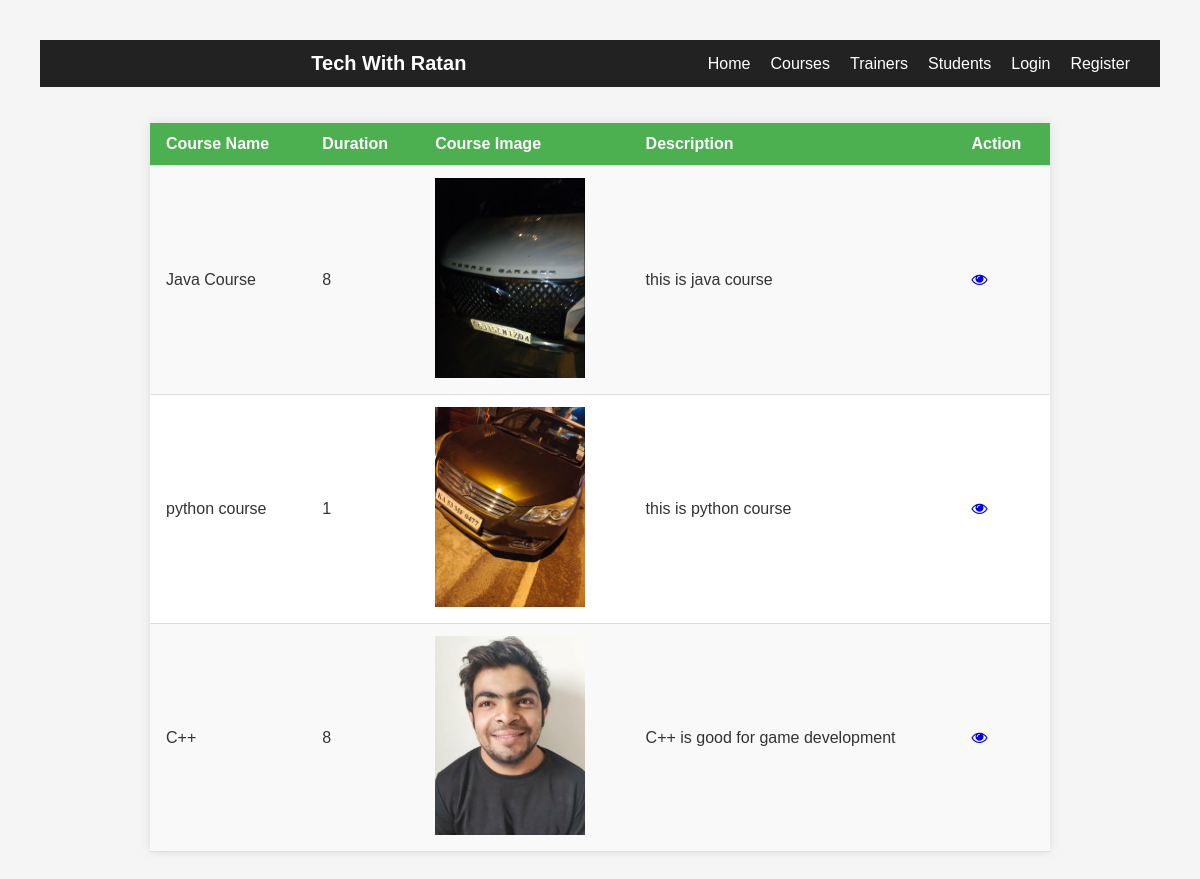
Screenshot of /academy/courses/ with the database file from the repository.
### academy/models.py (models this page shows, shortened)
class Course(models.Model):
    course_name = models.CharField(max_length=200)
    description = models.TextField()
    duration = models.IntegerField(help_text="Duration in weeks")
    course_image=models.ImageField(upload_to='images/course_image/')

### academy/views.py (the view)
# urls.py: path('courses/',get_courses,name='get_courses'),
def get_courses(request):
    courses = Course.objects.all()
    return render(request, 'academy/course_all.html', {'courses': courses})

### templates/academy/course_all.html (shortened to what this page needs)
<!DOCTYPE html>
{% load static %}
<html lang="en">
<head>
    <link rel="stylesheet" href="{% static 'css/style.css'%}">
    <link rel="stylesheet" href="https://cdnjs.cloudflare.com/ajax/libs/font-awesome/4.7.0/css/font-awesome.min.css">
</head>
<body>
  <nav class="navbar">
    <div class="nav-logo">Tech With Ratan</div>
    <ul class="nav-links">
        <li><a href="{% url 'home' %}">Home</a></li>
        <li><a href="{% url 'get_courses' %}">Courses</a></li>
        <li><a href="{% url 'get_trainers' %}">Trainers</a></li>
        <li><a href="{% url 'get_students' %}">Students</a></li>
        {% if user.is_authenticated   %}
        <li><a href="{%url 'logout'%}">logout</a></li>
        {%else%}
        <li><a href="{% url 'login' %}">Login</a></li>
        <li><a href="{% url 'register' %}">Register</a></li>
        {%endif%}
    </ul>
</nav>
  <div>
    <br>
  </div>
  <br>
    <div>
        <table >
            <tr>
              <th>Course name</th>
              <th>Duration</th>
              <th>Course image</th>
              <th>Description</th>
              <th>Action</th>
            </tr>
            {% for course in courses %}
            <tr>
              <td>{{course.course_name}}</td>
              <td>{{course.duration}}</td>
              <td><img src="{{course.course_image.url}}" alt="" width="150"></td>
              <td>{{course.description}}</td>
              <td>
                <div>
                  <a href="{% url 'course' course.id %}"><i class="fa fa-eye"></i> </a>
                </div>
              </td>
            </tr>
            {% endfor %}
          </table>
    </div>
</body>
</html>

### training_portal/static/css/style.css (style rules this page uses)
body { font-family: Arial, sans-serif; background-color: #f5f5f5; margin: 0; padding: 40px; }
div { max-width: 900px; margin: 0 auto; }
table { width: 100%; border-collapse: collapse; background: white; box-shadow: 0 0 10px rgba(0,0,0,0.1); }
th, td { padding: 12px 16px; border-bottom: 1px solid #ddd; text-align: left; }
th { background-color: #4CAF50; color: white; text-transform: capitalize; }
tr:nth-child(even) { background-color: #f9f9f9; }
td { color: #333; }
.navbar { display: flex; justify-content: space-between; align-items: center; padding: 12px 30px; background: #222; }
.nav-logo { color: white; font-size: 20px; font-weight: bold; }
.nav-links { list-style: none; display: flex; gap: 20px; margin: 0; padding: 0; }
.nav-links a { text-decoration: none; color: white; font-size: 16px; }

### rows the page displays
Course: course_name "Java Course", duration "8", course_image (picture), description "this is java course"
Course: course_name "python course", duration "1", course_image (picture), description "this is python course"
Course: course_name "C++", duration "8", course_image (picture), description "C++ is good for game development"
